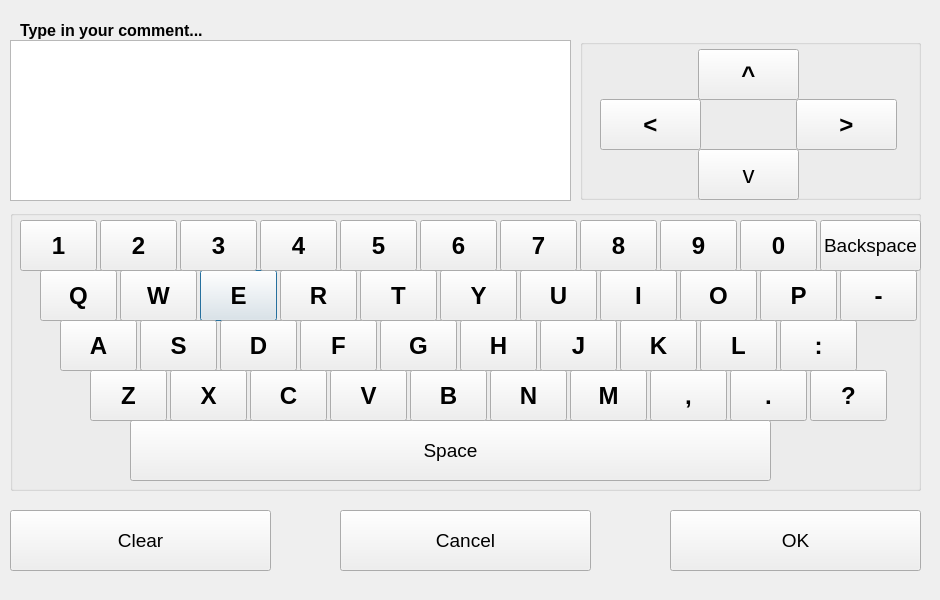
<?xml version="1.0" encoding="UTF-8"?>
<ui version="4.0">
 <class>keypad</class>
 <widget class="QDialog" name="keypad">
  <property name="geometry">
   <rect>
    <x>0</x>
    <y>0</y>
    <width>940</width>
    <height>600</height>
   </rect>
  </property>
  <property name="windowTitle">
   <string>Keyboard</string>
  </property>
  <widget class="QGroupBox" name="groupBox">
   <property name="geometry">
    <rect>
     <x>10</x>
     <y>210</y>
     <width>911</width>
     <height>281</height>
    </rect>
   </property>
   <property name="title">
    <string/>
   </property>
   <widget class="QPushButton" name="E_Btn">
    <property name="geometry">
     <rect>
      <x>190</x>
      <y>60</y>
      <width>77</width>
      <height>51</height>
     </rect>
    </property>
    <property name="font">
     <font>
      <pointsize>18</pointsize>
      <weight>75</weight>
      <bold>true</bold>
     </font>
    </property>
    <property name="text">
     <string>E</string>
    </property>
   </widget>
   <widget class="QPushButton" name="I_Btn">
    <property name="geometry">
     <rect>
      <x>590</x>
      <y>60</y>
      <width>77</width>
      <height>51</height>
     </rect>
    </property>
    <property name="font">
     <font>
      <pointsize>18</pointsize>
      <weight>75</weight>
      <bold>true</bold>
     </font>
    </property>
    <property name="text">
     <string>I</string>
    </property>
   </widget>
   <widget class="QPushButton" name="O_Btn">
    <property name="geometry">
     <rect>
      <x>670</x>
      <y>60</y>
      <width>77</width>
      <height>51</height>
     </rect>
    </property>
    <property name="font">
     <font>
      <pointsize>18</pointsize>
      <weight>75</weight>
      <bold>true</bold>
     </font>
    </property>
    <property name="text">
     <string>O</string>
    </property>
   </widget>
   <widget class="QPushButton" name="U_Btn">
    <property name="geometry">
     <rect>
      <x>510</x>
      <y>60</y>
      <width>77</width>
      <height>51</height>
     </rect>
    </property>
    <property name="font">
     <font>
      <pointsize>18</pointsize>
      <weight>75</weight>
      <bold>true</bold>
     </font>
    </property>
    <property name="text">
     <string>U</string>
    </property>
   </widget>
   <widget class="QPushButton" name="N_Btn">
    <property name="geometry">
     <rect>
      <x>480</x>
      <y>160</y>
      <width>77</width>
      <height>51</height>
     </rect>
    </property>
    <property name="font">
     <font>
      <pointsize>18</pointsize>
      <weight>75</weight>
      <bold>true</bold>
     </font>
    </property>
    <property name="text">
     <string>N</string>
    </property>
   </widget>
   <widget class="QPushButton" name="D_Btn">
    <property name="geometry">
     <rect>
      <x>210</x>
      <y>110</y>
      <width>77</width>
      <height>51</height>
     </rect>
    </property>
    <property name="font">
     <font>
      <pointsize>18</pointsize>
      <weight>75</weight>
      <bold>true</bold>
     </font>
    </property>
    <property name="text">
     <string>D</string>
    </property>
   </widget>
   <widget class="QPushButton" name="G_Btn">
    <property name="geometry">
     <rect>
      <x>370</x>
      <y>110</y>
      <width>77</width>
      <height>51</height>
     </rect>
    </property>
    <property name="font">
     <font>
      <pointsize>18</pointsize>
      <weight>75</weight>
      <bold>true</bold>
     </font>
    </property>
    <property name="text">
     <string>G</string>
    </property>
   </widget>
   <widget class="QPushButton" name="K_Btn">
    <property name="geometry">
     <rect>
      <x>610</x>
      <y>110</y>
      <width>77</width>
      <height>51</height>
     </rect>
    </property>
    <property name="font">
     <font>
      <pointsize>18</pointsize>
      <weight>75</weight>
      <bold>true</bold>
     </font>
    </property>
    <property name="text">
     <string>K</string>
    </property>
   </widget>
   <widget class="QPushButton" name="R_Btn">
    <property name="geometry">
     <rect>
      <x>270</x>
      <y>60</y>
      <width>77</width>
      <height>51</height>
     </rect>
    </property>
    <property name="font">
     <font>
      <pointsize>18</pointsize>
      <weight>75</weight>
      <bold>true</bold>
     </font>
    </property>
    <property name="text">
     <string>R</string>
    </property>
   </widget>
   <widget class="QPushButton" name="F_Btn">
    <property name="geometry">
     <rect>
      <x>290</x>
      <y>110</y>
      <width>77</width>
      <height>51</height>
     </rect>
    </property>
    <property name="font">
     <font>
      <pointsize>18</pointsize>
      <weight>75</weight>
      <bold>true</bold>
     </font>
    </property>
    <property name="text">
     <string>F</string>
    </property>
   </widget>
   <widget class="QPushButton" name="P_Btn">
    <property name="geometry">
     <rect>
      <x>750</x>
      <y>60</y>
      <width>77</width>
      <height>51</height>
     </rect>
    </property>
    <property name="font">
     <font>
      <pointsize>18</pointsize>
      <weight>75</weight>
      <bold>true</bold>
     </font>
    </property>
    <property name="text">
     <string>P</string>
    </property>
   </widget>
   <widget class="QPushButton" name="Q_Btn">
    <property name="geometry">
     <rect>
      <x>30</x>
      <y>60</y>
      <width>77</width>
      <height>51</height>
     </rect>
    </property>
    <property name="font">
     <font>
      <pointsize>18</pointsize>
      <weight>75</weight>
      <bold>true</bold>
     </font>
    </property>
    <property name="text">
     <string>Q</string>
    </property>
   </widget>
   <widget class="QPushButton" name="T_Btn">
    <property name="geometry">
     <rect>
      <x>350</x>
      <y>60</y>
      <width>77</width>
      <height>51</height>
     </rect>
    </property>
    <property name="font">
     <font>
      <pointsize>18</pointsize>
      <weight>75</weight>
      <bold>true</bold>
     </font>
    </property>
    <property name="text">
     <string>T</string>
    </property>
   </widget>
   <widget class="QPushButton" name="L_Btn">
    <property name="geometry">
     <rect>
      <x>690</x>
      <y>110</y>
      <width>77</width>
      <height>51</height>
     </rect>
    </property>
    <property name="font">
     <font>
      <pointsize>18</pointsize>
      <weight>75</weight>
      <bold>true</bold>
     </font>
    </property>
    <property name="text">
     <string>L</string>
    </property>
   </widget>
   <widget class="QPushButton" name="W_Btn">
    <property name="geometry">
     <rect>
      <x>110</x>
      <y>60</y>
      <width>77</width>
      <height>51</height>
     </rect>
    </property>
    <property name="font">
     <font>
      <pointsize>18</pointsize>
      <weight>75</weight>
      <bold>true</bold>
     </font>
    </property>
    <property name="text">
     <string>W</string>
    </property>
   </widget>
   <widget class="QPushButton" name="V_Btn">
    <property name="geometry">
     <rect>
      <x>320</x>
      <y>160</y>
      <width>77</width>
      <height>51</height>
     </rect>
    </property>
    <property name="font">
     <font>
      <pointsize>18</pointsize>
      <weight>75</weight>
      <bold>true</bold>
     </font>
    </property>
    <property name="text">
     <string>V</string>
    </property>
   </widget>
   <widget class="QPushButton" name="S_Btn">
    <property name="geometry">
     <rect>
      <x>130</x>
      <y>110</y>
      <width>77</width>
      <height>51</height>
     </rect>
    </property>
    <property name="font">
     <font>
      <pointsize>18</pointsize>
      <weight>75</weight>
      <bold>true</bold>
     </font>
    </property>
    <property name="text">
     <string>S</string>
    </property>
   </widget>
   <widget class="QPushButton" name="M_Btn">
    <property name="geometry">
     <rect>
      <x>560</x>
      <y>160</y>
      <width>77</width>
      <height>51</height>
     </rect>
    </property>
    <property name="font">
     <font>
      <pointsize>18</pointsize>
      <weight>75</weight>
      <bold>true</bold>
     </font>
    </property>
    <property name="text">
     <string>M</string>
    </property>
   </widget>
   <widget class="QPushButton" name="Y_Btn">
    <property name="geometry">
     <rect>
      <x>430</x>
      <y>60</y>
      <width>77</width>
      <height>51</height>
     </rect>
    </property>
    <property name="font">
     <font>
      <pointsize>18</pointsize>
      <weight>75</weight>
      <bold>true</bold>
     </font>
    </property>
    <property name="text">
     <string>Y</string>
    </property>
   </widget>
   <widget class="QPushButton" name="X_Btn">
    <property name="geometry">
     <rect>
      <x>160</x>
      <y>160</y>
      <width>77</width>
      <height>51</height>
     </rect>
    </property>
    <property name="font">
     <font>
      <pointsize>18</pointsize>
      <weight>75</weight>
      <bold>true</bold>
     </font>
    </property>
    <property name="text">
     <string>X</string>
    </property>
   </widget>
   <widget class="QPushButton" name="comma_Btn">
    <property name="geometry">
     <rect>
      <x>640</x>
      <y>160</y>
      <width>77</width>
      <height>51</height>
     </rect>
    </property>
    <property name="font">
     <font>
      <pointsize>18</pointsize>
      <weight>75</weight>
      <bold>true</bold>
     </font>
    </property>
    <property name="text">
     <string>,</string>
    </property>
   </widget>
   <widget class="QPushButton" name="dot_Btn">
    <property name="geometry">
     <rect>
      <x>720</x>
      <y>160</y>
      <width>77</width>
      <height>51</height>
     </rect>
    </property>
    <property name="font">
     <font>
      <pointsize>18</pointsize>
      <weight>75</weight>
      <bold>true</bold>
     </font>
    </property>
    <property name="text">
     <string>.</string>
    </property>
   </widget>
   <widget class="QPushButton" name="spaceBtn">
    <property name="geometry">
     <rect>
      <x>120</x>
      <y>210</y>
      <width>641</width>
      <height>61</height>
     </rect>
    </property>
    <property name="font">
     <font>
      <pointsize>14</pointsize>
     </font>
    </property>
    <property name="text">
     <string>Space</string>
    </property>
   </widget>
   <widget class="QPushButton" name="A_Btn">
    <property name="geometry">
     <rect>
      <x>50</x>
      <y>110</y>
      <width>77</width>
      <height>51</height>
     </rect>
    </property>
    <property name="font">
     <font>
      <pointsize>18</pointsize>
      <weight>75</weight>
      <bold>true</bold>
     </font>
    </property>
    <property name="text">
     <string>A</string>
    </property>
   </widget>
   <widget class="QPushButton" name="H_Btn">
    <property name="geometry">
     <rect>
      <x>450</x>
      <y>110</y>
      <width>77</width>
      <height>51</height>
     </rect>
    </property>
    <property name="font">
     <font>
      <pointsize>18</pointsize>
      <weight>75</weight>
      <bold>true</bold>
     </font>
    </property>
    <property name="text">
     <string>H</string>
    </property>
   </widget>
   <widget class="QPushButton" name="J_Btn">
    <property name="geometry">
     <rect>
      <x>530</x>
      <y>110</y>
      <width>77</width>
      <height>51</height>
     </rect>
    </property>
    <property name="font">
     <font>
      <pointsize>18</pointsize>
      <weight>75</weight>
      <bold>true</bold>
     </font>
    </property>
    <property name="text">
     <string>J</string>
    </property>
   </widget>
   <widget class="QPushButton" name="Z_Btn">
    <property name="geometry">
     <rect>
      <x>80</x>
      <y>160</y>
      <width>77</width>
      <height>51</height>
     </rect>
    </property>
    <property name="font">
     <font>
      <pointsize>18</pointsize>
      <weight>75</weight>
      <bold>true</bold>
     </font>
    </property>
    <property name="text">
     <string>Z</string>
    </property>
   </widget>
   <widget class="QPushButton" name="C_Btn">
    <property name="geometry">
     <rect>
      <x>240</x>
      <y>160</y>
      <width>77</width>
      <height>51</height>
     </rect>
    </property>
    <property name="font">
     <font>
      <pointsize>18</pointsize>
      <weight>75</weight>
      <bold>true</bold>
     </font>
    </property>
    <property name="text">
     <string>C</string>
    </property>
   </widget>
   <widget class="QPushButton" name="B_Btn">
    <property name="geometry">
     <rect>
      <x>400</x>
      <y>160</y>
      <width>77</width>
      <height>51</height>
     </rect>
    </property>
    <property name="font">
     <font>
      <pointsize>18</pointsize>
      <weight>75</weight>
      <bold>true</bold>
     </font>
    </property>
    <property name="text">
     <string>B</string>
    </property>
   </widget>
   <widget class="QPushButton" name="_1_Btn">
    <property name="geometry">
     <rect>
      <x>10</x>
      <y>10</y>
      <width>77</width>
      <height>51</height>
     </rect>
    </property>
    <property name="font">
     <font>
      <pointsize>18</pointsize>
      <weight>75</weight>
      <bold>true</bold>
     </font>
    </property>
    <property name="text">
     <string>1</string>
    </property>
   </widget>
   <widget class="QPushButton" name="_2_Btn">
    <property name="geometry">
     <rect>
      <x>90</x>
      <y>10</y>
      <width>77</width>
      <height>51</height>
     </rect>
    </property>
    <property name="font">
     <font>
      <pointsize>18</pointsize>
      <weight>75</weight>
      <bold>true</bold>
     </font>
    </property>
    <property name="text">
     <string>2</string>
    </property>
   </widget>
   <widget class="QPushButton" name="_3_Btn">
    <property name="geometry">
     <rect>
      <x>170</x>
      <y>10</y>
      <width>77</width>
      <height>51</height>
     </rect>
    </property>
    <property name="font">
     <font>
      <pointsize>18</pointsize>
      <weight>75</weight>
      <bold>true</bold>
     </font>
    </property>
    <property name="text">
     <string>3</string>
    </property>
   </widget>
   <widget class="QPushButton" name="_4_Btn">
    <property name="geometry">
     <rect>
      <x>250</x>
      <y>10</y>
      <width>77</width>
      <height>51</height>
     </rect>
    </property>
    <property name="font">
     <font>
      <pointsize>18</pointsize>
      <weight>75</weight>
      <bold>true</bold>
     </font>
    </property>
    <property name="text">
     <string>4</string>
    </property>
   </widget>
   <widget class="QPushButton" name="_5_Btn">
    <property name="geometry">
     <rect>
      <x>330</x>
      <y>10</y>
      <width>77</width>
      <height>51</height>
     </rect>
    </property>
    <property name="font">
     <font>
      <pointsize>18</pointsize>
      <weight>75</weight>
      <bold>true</bold>
     </font>
    </property>
    <property name="text">
     <string>5</string>
    </property>
   </widget>
   <widget class="QPushButton" name="_6_Btn">
    <property name="geometry">
     <rect>
      <x>410</x>
      <y>10</y>
      <width>77</width>
      <height>51</height>
     </rect>
    </property>
    <property name="font">
     <font>
      <pointsize>18</pointsize>
      <weight>75</weight>
      <bold>true</bold>
     </font>
    </property>
    <property name="text">
     <string>6</string>
    </property>
   </widget>
   <widget class="QPushButton" name="_7_Btn">
    <property name="geometry">
     <rect>
      <x>490</x>
      <y>10</y>
      <width>77</width>
      <height>51</height>
     </rect>
    </property>
    <property name="font">
     <font>
      <pointsize>18</pointsize>
      <weight>75</weight>
      <bold>true</bold>
     </font>
    </property>
    <property name="text">
     <string>7</string>
    </property>
   </widget>
   <widget class="QPushButton" name="_8_Btn">
    <property name="geometry">
     <rect>
      <x>570</x>
      <y>10</y>
      <width>77</width>
      <height>51</height>
     </rect>
    </property>
    <property name="font">
     <font>
      <pointsize>18</pointsize>
      <weight>75</weight>
      <bold>true</bold>
     </font>
    </property>
    <property name="text">
     <string>8</string>
    </property>
   </widget>
   <widget class="QPushButton" name="_9_Btn">
    <property name="geometry">
     <rect>
      <x>650</x>
      <y>10</y>
      <width>77</width>
      <height>51</height>
     </rect>
    </property>
    <property name="font">
     <font>
      <pointsize>18</pointsize>
      <weight>75</weight>
      <bold>true</bold>
     </font>
    </property>
    <property name="text">
     <string>9</string>
    </property>
   </widget>
   <widget class="QPushButton" name="_0_Btn">
    <property name="geometry">
     <rect>
      <x>730</x>
      <y>10</y>
      <width>77</width>
      <height>51</height>
     </rect>
    </property>
    <property name="font">
     <font>
      <pointsize>18</pointsize>
      <weight>75</weight>
      <bold>true</bold>
     </font>
    </property>
    <property name="text">
     <string>0</string>
    </property>
   </widget>
   <widget class="QPushButton" name="quest_Btn">
    <property name="geometry">
     <rect>
      <x>800</x>
      <y>160</y>
      <width>77</width>
      <height>51</height>
     </rect>
    </property>
    <property name="font">
     <font>
      <pointsize>18</pointsize>
      <weight>75</weight>
      <bold>true</bold>
     </font>
    </property>
    <property name="text">
     <string>?</string>
    </property>
   </widget>
   <widget class="QPushButton" name="colon_Btn">
    <property name="geometry">
     <rect>
      <x>770</x>
      <y>110</y>
      <width>77</width>
      <height>51</height>
     </rect>
    </property>
    <property name="font">
     <font>
      <pointsize>18</pointsize>
      <weight>75</weight>
      <bold>true</bold>
     </font>
    </property>
    <property name="text">
     <string>:</string>
    </property>
   </widget>
   <widget class="QPushButton" name="backBtn">
    <property name="geometry">
     <rect>
      <x>810</x>
      <y>10</y>
      <width>101</width>
      <height>51</height>
     </rect>
    </property>
    <property name="font">
     <font>
      <pointsize>14</pointsize>
      <weight>50</weight>
      <bold>false</bold>
     </font>
    </property>
    <property name="text">
     <string>Backspace</string>
    </property>
   </widget>
   <widget class="QPushButton" name="dash_Btn">
    <property name="geometry">
     <rect>
      <x>830</x>
      <y>60</y>
      <width>77</width>
      <height>51</height>
     </rect>
    </property>
    <property name="font">
     <font>
      <pointsize>18</pointsize>
      <weight>75</weight>
      <bold>true</bold>
     </font>
    </property>
    <property name="text">
     <string>-</string>
    </property>
   </widget>
  </widget>
  <widget class="QTextEdit" name="dispEdit">
   <property name="geometry">
    <rect>
     <x>10</x>
     <y>40</y>
     <width>561</width>
     <height>161</height>
    </rect>
   </property>
   <property name="font">
    <font>
     <pointsize>14</pointsize>
    </font>
   </property>
  </widget>
  <widget class="QPushButton" name="okBtn">
   <property name="geometry">
    <rect>
     <x>670</x>
     <y>510</y>
     <width>251</width>
     <height>61</height>
    </rect>
   </property>
   <property name="font">
    <font>
     <pointsize>14</pointsize>
    </font>
   </property>
   <property name="text">
    <string>OK</string>
   </property>
  </widget>
  <widget class="QPushButton" name="cancelBtn">
   <property name="geometry">
    <rect>
     <x>340</x>
     <y>510</y>
     <width>251</width>
     <height>61</height>
    </rect>
   </property>
   <property name="font">
    <font>
     <pointsize>14</pointsize>
    </font>
   </property>
   <property name="text">
    <string>Cancel</string>
   </property>
  </widget>
  <widget class="QLabel" name="infoLabel">
   <property name="geometry">
    <rect>
     <x>20</x>
     <y>20</y>
     <width>211</width>
     <height>20</height>
    </rect>
   </property>
   <property name="font">
    <font>
     <pointsize>12</pointsize>
     <weight>75</weight>
     <bold>true</bold>
    </font>
   </property>
   <property name="text">
    <string>Type in your comment...</string>
   </property>
  </widget>
  <widget class="QPushButton" name="clearBtn">
   <property name="geometry">
    <rect>
     <x>10</x>
     <y>510</y>
     <width>261</width>
     <height>61</height>
    </rect>
   </property>
   <property name="font">
    <font>
     <pointsize>14</pointsize>
    </font>
   </property>
   <property name="text">
    <string>Clear</string>
   </property>
  </widget>
  <widget class="QGroupBox" name="groupBox_2">
   <property name="geometry">
    <rect>
     <x>580</x>
     <y>39</y>
     <width>341</width>
     <height>161</height>
    </rect>
   </property>
   <property name="title">
    <string/>
   </property>
   <widget class="QPushButton" name="upBtn">
    <property name="geometry">
     <rect>
      <x>118</x>
      <y>10</y>
      <width>101</width>
      <height>51</height>
     </rect>
    </property>
    <property name="font">
     <font>
      <pointsize>18</pointsize>
      <weight>75</weight>
      <bold>true</bold>
     </font>
    </property>
    <property name="text">
     <string>^</string>
    </property>
   </widget>
   <widget class="QPushButton" name="leftBtn">
    <property name="geometry">
     <rect>
      <x>20</x>
      <y>60</y>
      <width>101</width>
      <height>51</height>
     </rect>
    </property>
    <property name="font">
     <font>
      <pointsize>18</pointsize>
      <weight>75</weight>
      <bold>true</bold>
     </font>
    </property>
    <property name="text">
     <string>&lt;</string>
    </property>
   </widget>
   <widget class="QPushButton" name="rightBtn">
    <property name="geometry">
     <rect>
      <x>216</x>
      <y>60</y>
      <width>101</width>
      <height>51</height>
     </rect>
    </property>
    <property name="font">
     <font>
      <pointsize>18</pointsize>
      <weight>75</weight>
      <bold>true</bold>
     </font>
    </property>
    <property name="text">
     <string>&gt;</string>
    </property>
   </widget>
   <widget class="QPushButton" name="downBtn">
    <property name="geometry">
     <rect>
      <x>118</x>
      <y>110</y>
      <width>101</width>
      <height>51</height>
     </rect>
    </property>
    <property name="font">
     <font>
      <pointsize>18</pointsize>
      <weight>50</weight>
      <bold>false</bold>
     </font>
    </property>
    <property name="text">
     <string>v</string>
    </property>
   </widget>
  </widget>
 </widget>
 <resources/>
 <connections/>
</ui>
